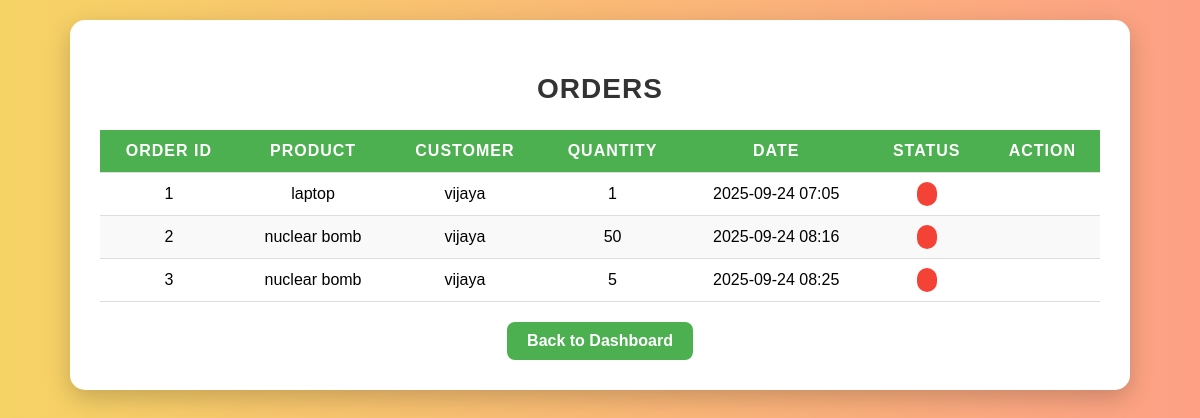
The app's page /orders/all (signed in), older data.
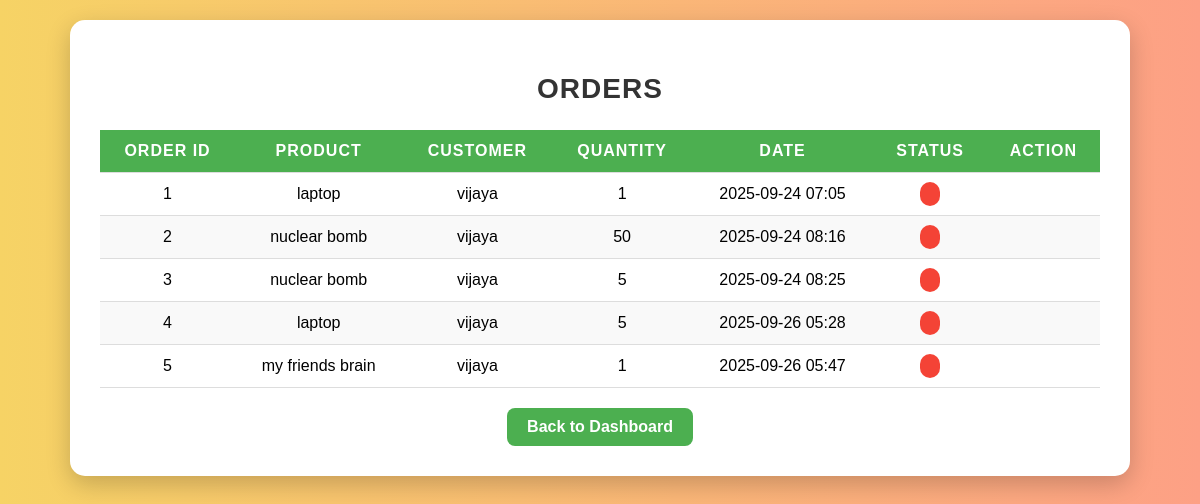
The same page, newer data.
### models.py (models this page shows)
class Orders(db.Model):
    __tablename__ = "Orders"
    OrderID = db.Column(db.Integer, primary_key=True, autoincrement=True)
    UserID = db.Column(db.Integer, db.ForeignKey('Users.UserID'), nullable=False)
    ProductID = db.Column(db.Integer, db.ForeignKey('Products.ProductID'), nullable=False)
    Quantity = db.Column(db.Integer, nullable=False)
    OrderDate = db.Column(db.DateTime, default=datetime.utcnow)  # default to current datetime

class Products(db.Model):
    __tablename__ = "Products"
    ProductID = db.Column(db.Integer, primary_key=True, autoincrement=True)
    Name = db.Column(db.String(100), nullable=False)
    Price = db.Column(db.Float, nullable=False)
    Stock = db.Column(db.Integer, nullable=False)
    SellerID = db.Column(db.Integer, db.ForeignKey('Users.UserID'), nullable=False)
    orders = db.relationship('Orders', backref='product', lazy=True)

class Users(db.Model):
    __tablename__ = "Users"
    UserID = db.Column(db.Integer, primary_key=True, autoincrement=True)
    Username = db.Column(db.String(50), unique=True, nullable=False)
    Password = db.Column(db.String(200), nullable=False)
    Email = db.Column(db.String(100), nullable=True)
    Role = db.Column(db.String(20), nullable=False)  # Admin, Seller, Customer
    products = db.relationship('Products', backref='seller', lazy=True)
    orders = db.relationship('Orders', backref='user', lazy=True)

### routes/orders.py (the view)
@orders_bp.route("/all")
def view_orders():
    if "user_id" not in session:
        flash("Please login first!", "warning")
        return redirect(url_for("users.login"))
    role = session.get("role")
    if role == "Admin":
        orders = Orders.query.all()
    elif role == "Seller":
        orders = Orders.query.join(Products).filter(Products.SellerID==session["user_id"]).all()
    else:
        orders = Orders.query.filter_by(UserID=session["user_id"]).all()
    return render_template("orders/orders_list.html", orders=orders, role=role)

### templates/orders/orders_list.html (shortened to what this page needs)
<!DOCTYPE html>
<html lang="en">
<head>
</head>
<body>
<div class="container">
    <h2>Orders</h2>
    {% if orders|length == 0 %}
        <p class="info">No orders found.</p>
    {% else %}
    <table>
        <thead>
            <tr>
                <th>Order ID</th>
                <th>Product</th>
                <th>Customer</th>
                <th>Quantity</th>
                <th>Date</th>
                <th>Status</th>
                <th>Action</th>
            </tr>
        </thead>
        <tbody>
            {% for order in orders %}
            <tr>
                <td>{{ order.OrderID }}</td>
                <td>{{ order.product.Name }}</td>
                <td>{{ order.user.Username }}</td>
                <td>{{ order.Quantity }}</td>
                <td>{{ order.OrderDate.strftime('%Y-%m-%d %H:%M') }}</td>
                <td>
                    {% if order.Status == 'Active' %}
                        <span class="status-active">{{ order.Status }}</span>
                    {% else %}
                        <span class="status-cancelled">{{ order.Status }}</span>
                    {% endif %}
                </td>
                <td>
                </td>
            </tr>
            {% endfor %}
        </tbody>
    </table>
    {% endif %}
    <div style="text-align:center;">
        <a class="back-button" href="{{ url_for('users.dashboard') }}">Back to Dashboard</a>
    </div>
</div>
</body>
</html>

### templates/orders/orders_list.html (style rules this page uses)
body { font-family: Arial, sans-serif; background: linear-gradient(to right, #f6d365, #fda085); margin: 0; padding: 20px; }
.container { background: white; padding: 30px; border-radius: 15px; box-shadow: 0 8px 25px rgba(0,0,0,0.2); max-width: 1000px; margin: auto; overflow-x: auto; }
h2 { text-align: center; color: #333; margin-bottom: 25px; font-size: 28px; text-transform: uppercase; letter-spacing: 1px; }
table { width: 100%; border-collapse: collapse; min-width: 600px; }
th, td { text-align: center; padding: 12px 15px; border-bottom: 1px solid #ddd; font-size: 16px; }
th { background-color: #4CAF50; color: white; text-transform: uppercase; letter-spacing: 1px; }
tr:nth-child(even) { background-color: #f9f9f9; }
.status-cancelled { color: white; background-color: #f44336; padding: 4px 10px; border-radius: 12px; font-size: 14px; }
.back-button { display: inline-block; margin-top: 20px; background-color: #4CAF50; color: white; padding: 10px 20px; border-radius: 8px; text-decoration: none; font-weight: bold; transition: 0.3s; }

Row changes from the older to the newer data that the page shows:
added Orders: OrderID "4", product.Name "laptop", user.Username "vijaya", Quantity "5", OrderDate "2025-09-26 05:28"
added Orders: OrderID "5", product.Name "my friends brain", user.Username "vijaya", Quantity "1", OrderDate "2025-09-26 05:47"
